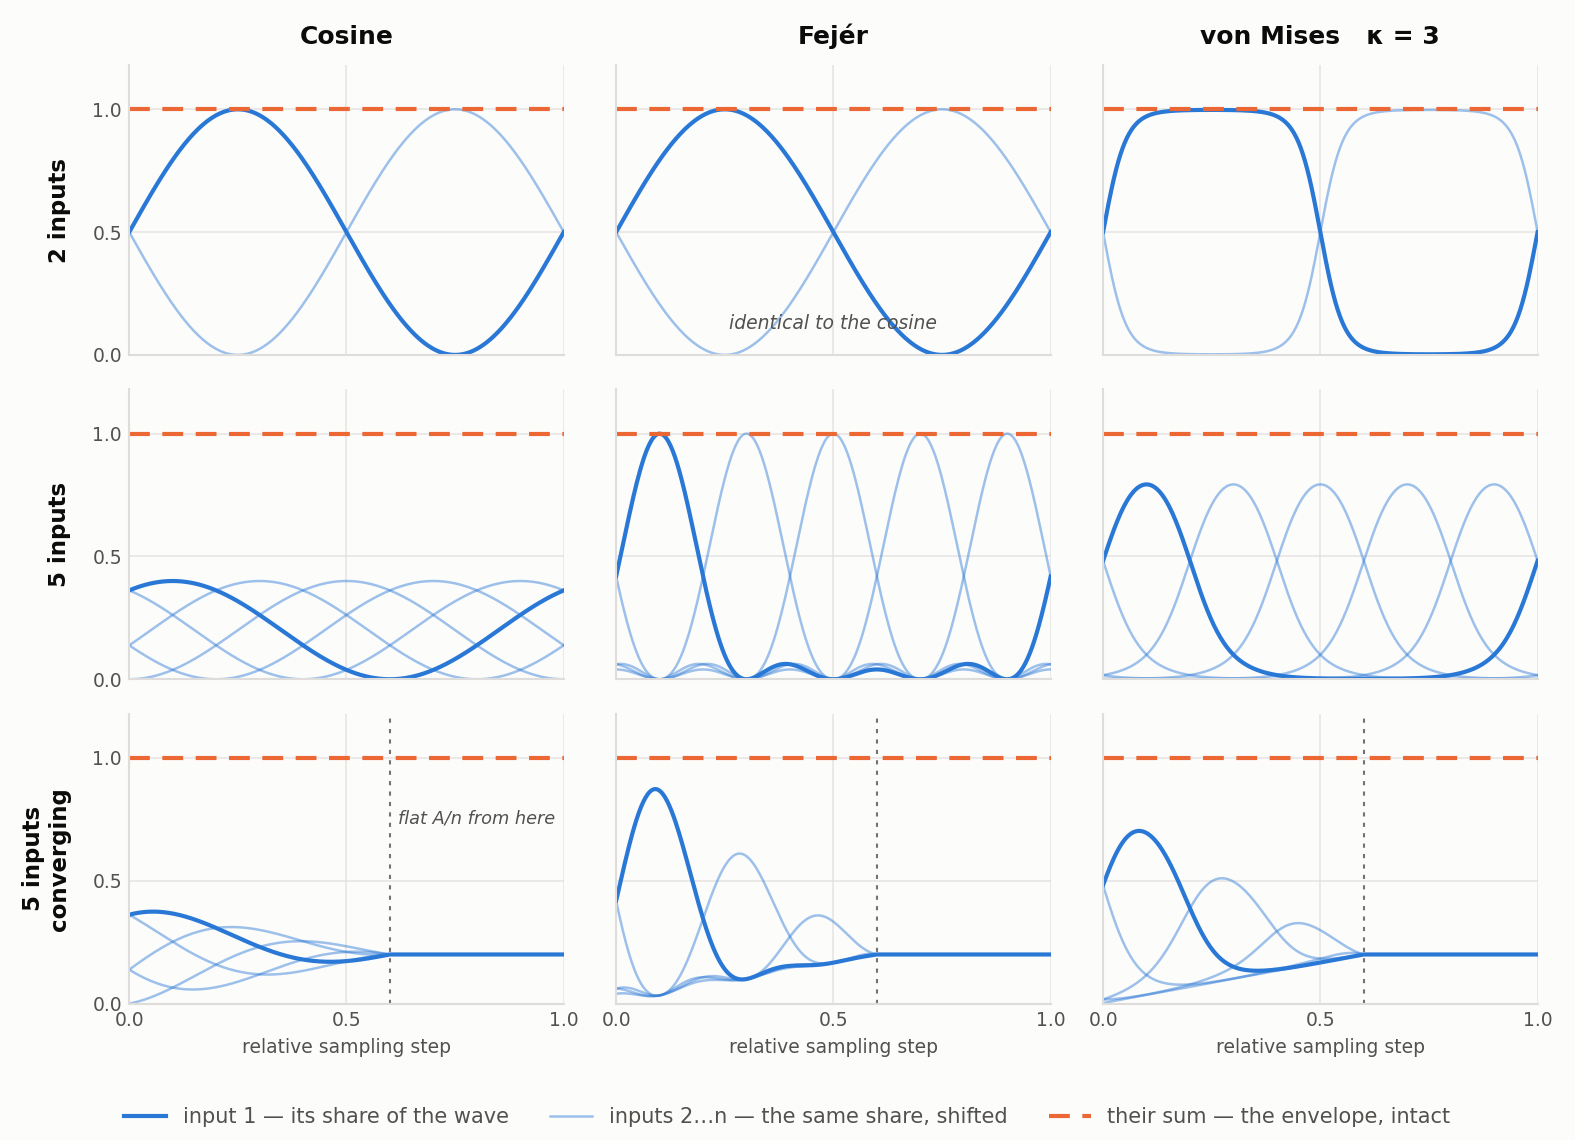

Recreate this plot in Python.
"""Render resources/partition-of-unity.png (+ -dark) for the README.

Run:  python resources/partition-of-unity.py     (needs matplotlib)

3 columns (the three multi-phase families) x 3 rows (two Inputs, five Inputs,
and five Inputs with the convergence switched on).

The CURVES are the family weights - exactly what the weight editor draws and
exactly what each Input runs, since the weights are normalized in
_phase_weight itself and nothing downstream corrects them any more. The SUM
line is then the point of the figure: it is flat at the envelope in every
panel, because that is what a partition of unity means. The inputs
redistribute the envelope and never amplify it.

The weights come from lib_cnpro.external_code so the picture cannot drift from
the code it documents.
"""
import math
import os
import sys
import types

import matplotlib
matplotlib.use("Agg")
import matplotlib.pyplot as plt
from matplotlib.lines import Line2D

REPO = os.path.dirname(os.path.dirname(os.path.abspath(__file__)))
sys.path.insert(0, REPO)


def _external_code():
    m = types.ModuleType("modules"); m.__path__ = []; sys.modules["modules"] = m
    sh = types.ModuleType("modules.shared")
    sh.opts = types.SimpleNamespace(data={})
    sh.cmd_opts = types.SimpleNamespace(cnpro_loglevel="INFO")
    sys.modules["modules.shared"] = sh; m.shared = sh
    ap = types.ModuleType("modules.api"); ap.__path__ = []
    am = types.ModuleType("modules.api.api"); ap.api = am
    sys.modules["modules.api"] = ap; sys.modules["modules.api.api"] = am
    from lib_cnpro import external_code
    return external_code


ec = _external_code()

KAPPA = 3.0
OSC = 1.0                      # one hand-over cycle across the step range
COLUMNS = [
    ("Cosine", ec.PHASE_FAMILY_COSINE, 0.0),
    ("Fej\u00e9r", ec.PHASE_FAMILY_FEJER, 0.0),
    ("von Mises   \u03ba = 3", ec.PHASE_FAMILY_MISES, KAPPA),
]
# (row label, Input count, convergence). The third row is the same five-way
# split as the second with the convergence button on: the waves leave their
# partition and slide onto the flat 1/5 share, arriving at CONVERGE_AT. The sum
# line stays where it is, which is the whole point of drawing it here.
CONVERGE = (0.6, 1.0)          # arrives at 60% of the schedule, linearly
ROWS = [
    ("2 inputs", 2, None),
    ("5 inputs", 5, None),
    ("5 inputs\nconverging", 5, CONVERGE),
]

THEMES = {
    "": dict(surface="#fcfcfb", ink="#0b0b0b", muted="#52514e",
             grid="#dedddb", series="#2a78d6", total="#eb6834", sib=0.45),
    "-dark": dict(surface="#1a1a19", ink="#ffffff", muted="#c3c2b7",
                  grid="#3a3a38", series="#3987e5", total="#d95926", sib=0.6),
}


def weight_curve(family, kappa, index, count, xs, converge=None):
    """One Input's wave - what the editor draws AND what that Input runs.

    There is no share factor left to leave out: every family's weights are its
    own lobe over the sum of all of them, so they already are the shares. The
    cosine column is therefore 2/n tall rather than full height, which is the
    honest picture of a five-way split.
    """
    # phase puts input k's peak at (k + 0.5) / count, so no lobe is cut by the
    # plot edge - a presentation choice, nothing the code does
    phase = math.pi / count
    out = []
    for x in xs:
        theta = 2.0 * math.pi * OSC * x - phase
        out.append(ec._wave_factor(theta, x, index, count, family, kappa, converge))
    return out


def render(suffix, t):
    fig, axes = plt.subplots(len(ROWS), 3, figsize=(10.5, 7.6),
                             sharex=True, sharey=True)
    fig.patch.set_facecolor(t["surface"])
    xs = [i / 400 for i in range(401)]

    for row, (row_label, count, converge) in enumerate(ROWS):
        for col, (title, family, kappa) in enumerate(COLUMNS):
            ax = axes[row][col]
            ax.set_facecolor(t["surface"])
            for side in ("top", "right"):
                ax.spines[side].set_visible(False)
            for side in ("left", "bottom"):
                ax.spines[side].set_color(t["grid"])
                ax.spines[side].set_linewidth(1)
            ax.grid(True, color=t["grid"], linewidth=0.8, alpha=0.7)
            ax.set_axisbelow(True)

            curves = [weight_curve(family, kappa, k, count, xs, converge)
                      for k in range(count)]
            # siblings first, thin - the eye should land on input 1 and the sum
            for k in range(1, count):
                ax.plot(xs, curves[k], color=t["series"], linewidth=1.2, alpha=t["sib"])
            ax.plot(xs, curves[0], color=t["series"], linewidth=2.0)
            # the summed PULL: flat at 1 by construction, no correction applied
            ax.plot(xs, [sum(c[i] for c in curves) for i in range(len(xs))],
                    color=t["total"], linewidth=2.0, linestyle=(0, (5, 3)))

            # the two top-left panels are identical on purpose (Fejer IS the
            # cosine at two inputs); say so, or it reads as a rendering bug
            if row == 0 and family == ec.PHASE_FAMILY_FEJER:
                ax.annotate("identical to the cosine", xy=(0.5, 0.09),
                            xycoords="axes fraction", ha="center",
                            color=t["muted"], fontsize=9, style="italic")

            # the convergence row says where the waves arrive, since the answer
            # is a setting rather than a property of the family
            if converge is not None:
                ax.axvline(converge[0], color=t["muted"], linewidth=1,
                           linestyle=(0, (2, 3)), alpha=0.8)
                if col == 0:
                    ax.annotate("flat A/n from here", ha="center",
                                xy=((converge[0] + 1.0) / 2, 0.62),
                                xycoords=("data", "axes fraction"),
                                color=t["muted"], fontsize=8.5, style="italic")

            if row == 0:
                ax.set_title(title, color=t["ink"], fontsize=12,
                             fontweight="600", pad=10)
            if col == 0:
                ax.set_ylabel(row_label, color=t["ink"], fontsize=11,
                              fontweight="600", labelpad=10)
            ax.set_xlim(0, 1)
            ax.set_ylim(0, 1.18)
            ax.set_yticks([0, 0.5, 1])
            ax.set_xticks([0, 0.5, 1])
            ax.tick_params(colors=t["muted"], labelsize=9, length=0)
            if row == len(ROWS) - 1:
                ax.set_xlabel("relative sampling step", color=t["muted"], fontsize=9)

    handles = [
        Line2D([], [], color=t["series"], linewidth=2.0, label="input 1 \u2014 its share of the wave"),
        Line2D([], [], color=t["series"], linewidth=1.2, alpha=t["sib"], label="inputs 2\u2026n \u2014 the same share, shifted"),
        Line2D([], [], color=t["total"], linewidth=2.0, linestyle=(0, (5, 3)), label="their sum \u2014 the envelope, intact"),
    ]
    legend = fig.legend(handles=handles, loc="lower center", ncol=3, frameon=False,
                        fontsize=10, bbox_to_anchor=(0.5, -0.005))
    for text in legend.get_texts():
        text.set_color(t["muted"])

    fig.tight_layout(rect=(0, 0.052, 1, 1))
    out = os.path.join(REPO, "resources", f"partition-of-unity{suffix}.png")
    fig.savefig(out, dpi=150, facecolor=t["surface"])
    plt.close(fig)
    print("wrote", out)


for suffix, theme in THEMES.items():
    render(suffix, theme)
